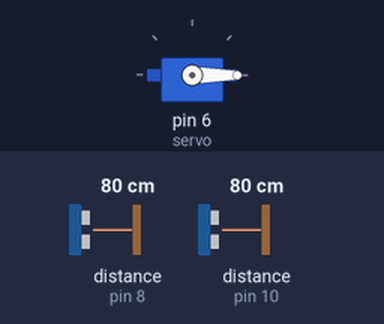
A sketch run on a simulated Arduino Uno, built with avr-gcc and run on an emulated ATmega328P. On the bench: servo. Wiring (inferred from the names in the program): 2 × ultrasonic range finder: trigger pin 9, echo pin 8 / trigger pin 11, echo pin 10. The test bench sets the inputs (shaded band); at power-on: distance to the obstacle (sensors on pin 8, pin 10) 80 cm. The echo pulse lasts 58.3 µs per cm; what the sketch prints to the serial monitor is not drawn.

Above: at 1.2 s.
1.3 s: distance to the obstacle (sensor on pin 8) set to 250 cm
4.3 s: distance to the obstacle (sensor on pin 10) set to 9 cm
6.2 s: distance to the obstacle (sensor on pin 10) set to 6 cm
At 7.3 s:
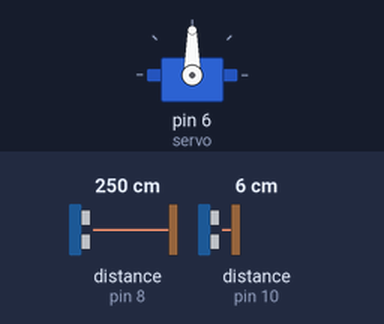
Timing chart, 0 to 9.2 s (numbered marks = the images above; inputs shaded):
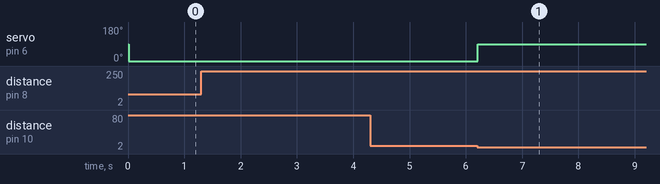

The sketch:

Door_sensing.ino
```cpp
#include <Servo.h>
Servo servo;

const int TRIG1 = 9;
const int ECHO1 = 8;
const int TRIG2 = 11;
const int ECHO2 = 10;

void setup() {
  Serial.begin(9600);
  pinMode(TRIG1, OUTPUT);
  pinMode(ECHO1, INPUT);
  pinMode(TRIG2, OUTPUT);
  pinMode(ECHO2, INPUT);
  servo.attach(6);
}
int min = 10000;

int max = 0;
int angle = 0;
int peopleCount = 0; // 건물 안에 있는 사람 수


bool standIn = false;
bool standOut = false;

bool checkIn = false;
bool checkOut = false;

// unsigned long currentTime = millis();
unsigned long eventTime = 0; // 이벤트 발생 시간
unsigned long eventIn = 0; // 이벤트 발생 시간
unsigned long eventOut = 0; // 이벤트 발생 시간
unsigned long currentTime;
unsigned long checkTime;
unsigned int flag = 0;

void loop() {
  // if ((checkIn == true || checkOut == true) && (millis() - checkTime > 1000)){
  //   checkIn = false;
  //   checkOut = false;
  // }

  checkIn = false;
  checkOut = false;

  long duration1, distance1;
  long duration2, distance2;

  digitalWrite(TRIG1, LOW);
  delayMicroseconds(2);
  digitalWrite(TRIG1, HIGH);
  delayMicroseconds(10);
  digitalWrite(TRIG1, LOW);
  duration1 = pulseIn(ECHO1, HIGH);

  digitalWrite(TRIG2, LOW);
  delayMicroseconds(2);
  digitalWrite(TRIG2, HIGH);
  delayMicroseconds(10);
  digitalWrite(TRIG2, LOW);
  duration2 = pulseIn(ECHO2, HIGH);

  distance1 = duration1 * 17 / 1000;
  distance2 = duration2 * 17 / 1000;


 if (distance1 < 7 && distance2 >= 7 && standIn == false && standOut == false && millis() - eventOut >= 5000) {
    // 사람이 건물 안으로 들어온 경우
    servo.write(90);
    eventIn = millis();
    standIn = true;
    standOut = false;
    flag = 1;
    // delay(1000);
  }
  if (distance1 >= 7 && distance2 < 7 && standIn == true && standOut == false) {
    // 사람이 건물 안으로 들어오는 경우
      servo.write(90);
      peopleCount++;
      Serial.println("\n 사람이 들어왔습니다.");
      Serial.print("건물 안에 있는 사람 수: ");
      Serial.println(peopleCount);
      standIn = false;
      standOut = false;

      checkIn = true; // 건물 안으로 들어 옴!
      checkTime = millis();
      flag = 0;
      // delay(2000);
  }

  if (distance1 >= 7 && distance2 < 7 && standIn == false && standOut == false && millis() - eventIn >= 5000) {
    // 사람이 건물 밖으로 나가는 경우
    eventOut = millis();
    servo.write(90);
    standIn = false;
    standOut = true;
    flag = 1;
    // delay(1000);

    // Serial.println("사람이 들어왔습니다.");
  }
  if (distance1 < 7 && distance2 >= 7 && standIn == false && standOut == true) {
    // 사람이 건물 밖으로 나간 경우
      servo.write(90);
      if (peopleCount >= 1){
        peopleCount--;
      }
      Serial.println("사람이 나갔습니다.");
      Serial.print("건물 안에 있는 사람 수: ");
      Serial.println(peopleCount);

      standIn = false;
      standOut = false;

      checkOut = true;
      checkTime = millis();
      flag = 0;
      // delay(3000);
  }


  if (distance1 >= 7 && distance2 >= 7 && standIn == false && standOut == false){
    servo.write(0);
  }

  // StandIn 또는 StandOut 후 10초 지나면 reset
  if (distance1 >= 7 && distance2 >= 7 && standIn == true || standOut == true){
    // Serial.print(millis());
    if (((millis() - eventIn > 5000 && millis() - eventIn < 7000)|| (millis() - eventOut > 5000 && millis() - eventOut < 7000)) && flag == 1){
        standIn = false;
        standOut = false;
      }
  }

  // Serial.print("\nDIstance 1: ");
  // Serial.print(distance1);
  // Serial.print(" cm");

  // Serial.print("         DIstance 2: ");
  // Serial.print(distance2);
  // Serial.print(" cm");

  // Serial.print("       Number of people: ");
  // Serial.print(peopleCount);


  // Serial.print("    stand in:");
  // Serial.print(standIn);

  // Serial.print("    stand Out:");
  // Serial.print(standOut);

  // Serial.print("    check In:");
  // Serial.print(checkIn);

  // Serial.print("    check Out:");
  // Serial.print(checkOut);


  // Serial.print("       Number of people: ");

  Serial.print(peopleCount);
  Serial.print(' ');
  Serial.print(checkIn);
  Serial.print(' ');
  Serial.print(checkOut);
  Serial.println();
}
```

Measured:
- the behaviour switches between 8 and 7 cm on distance to the obstacle (sensor on pin 10) (found by bisection; images 0 and 1)
- after the input at 1.3 s, every drawn part: stays the same
- after the input at 4.3 s, every drawn part: stays the same
- after the input at 6.2 s, servo on pin 6 (servo): 0° → 90° at once
